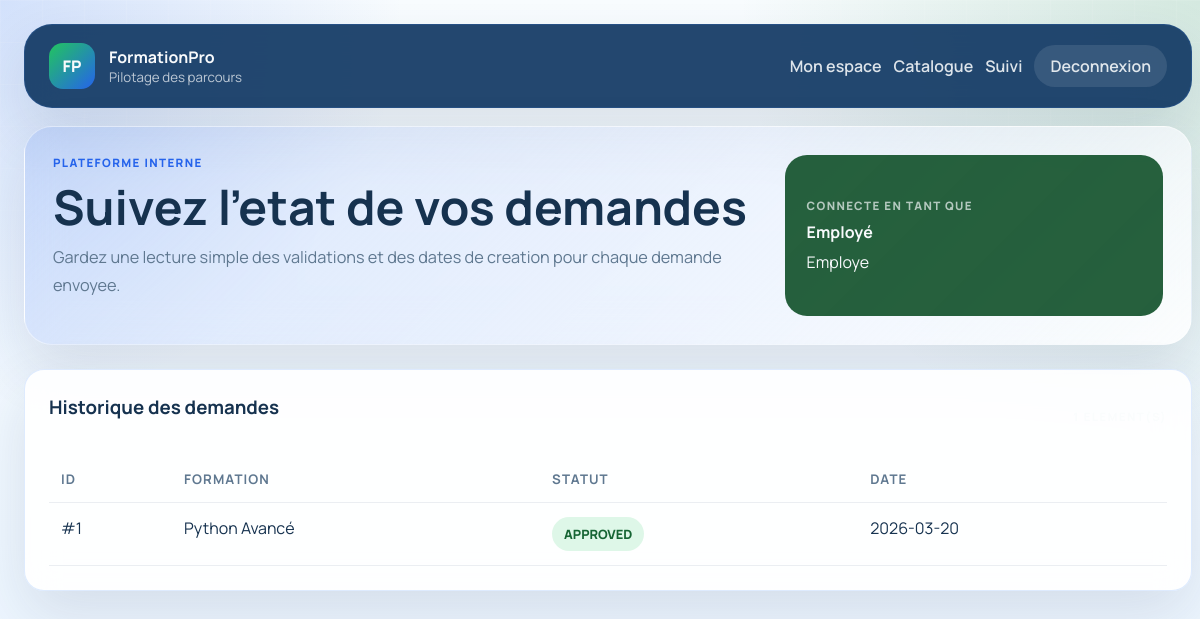
Page /employee/suivi (signed in) on the earlier database version.
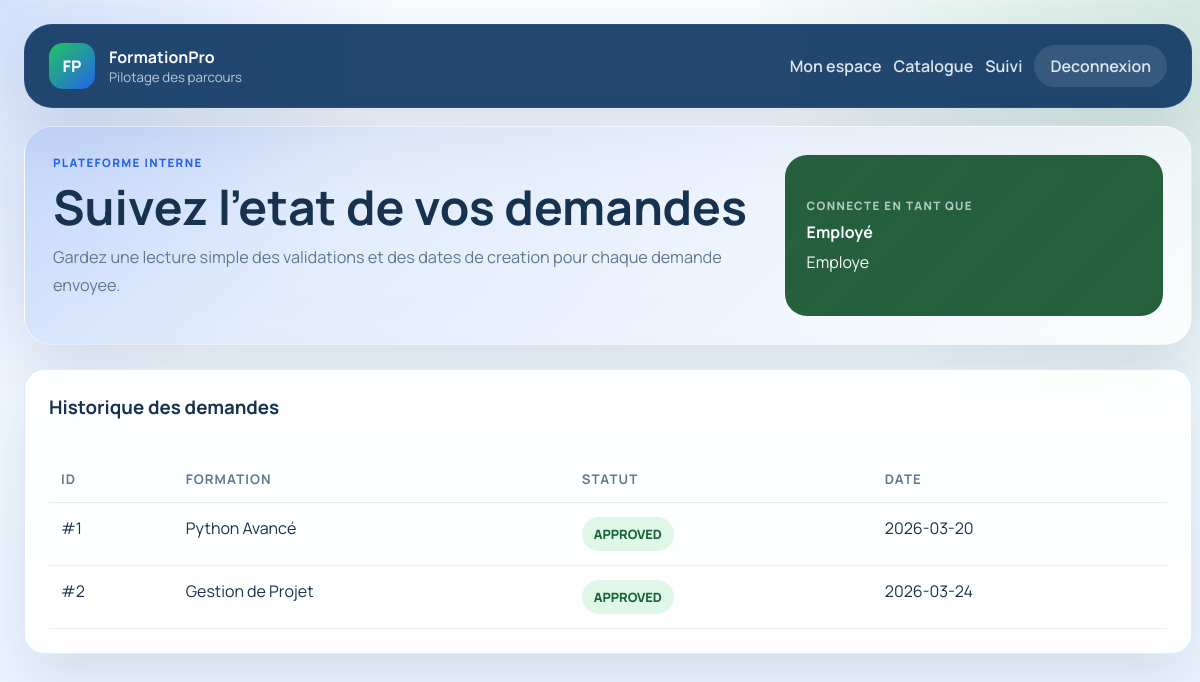
Same page on the later database version.
### app/models/request.py (models this page shows)
class TrainingRequest(db.Model):
    __tablename__ = "training_requests"
    id = db.Column(db.Integer, primary_key=True)
    employee_id = db.Column(db.Integer, db.ForeignKey("users.id"), nullable=False)
    training_id = db.Column(db.Integer, db.ForeignKey("trainings.id"), nullable=True)
    statut = db.Column(db.String(20), nullable=False, default="PENDING")
    date_creation = db.Column(db.DateTime, default=datetime.utcnow)
    employee = db.relationship("User", back_populates="training_requests")
    training = db.relationship("Training", back_populates="requests")
    enrollment = db.relationship("Enrollment", back_populates="request", uselist=False, cascade="all, delete-orphan")

### app/models/training.py (models this page shows)
class Training(db.Model):
    __tablename__ = "trainings"
    id = db.Column(db.Integer, primary_key=True)
    titre = db.Column(db.String(200), nullable=False)
    description = db.Column(db.Text, nullable=False)
    organisme = db.Column(db.String(200), nullable=False)
    sessions = db.relationship("Session", back_populates="training", cascade="all, delete-orphan")
    feedbacks = db.relationship("Feedback", back_populates="training", cascade="all, delete-orphan")
    invoices = db.relationship("Invoice", back_populates="training", cascade="all, delete-orphan")
    requests = db.relationship("TrainingRequest", back_populates="training")

### app/routes/employee.py (the view)
@employee_bp.route("/suivi")
@login_required
@role_required("EMPLOYEE")
def suivi():
    requests = TrainingRequest.query.filter_by(employee_id=current_user.id).all()
    return render_template("suivi.html", requests=requests)

### app/models/user.py (called while the page is built)
@login_manager.user_loader
def load_user(user_id):
    return User.query.get(int(user_id))

### app/utils/security.py (called while the page is built)
def role_required(role):
    def decorator(fn):
        @wraps(fn)
        def wrapper(*args, **kwargs):
            if not current_user.is_authenticated or current_user.role != role:
                abort(403)
            return fn(*args, **kwargs)
        return wrapper
    return decorator

### app/templates/suivi.html (shortened to what this page needs)
{% extends 'base.html' %}
{% block hero_title %}Suivez l'etat de vos demandes{% endblock %}
{% block hero_copy %}Gardez une lecture simple des validations et des dates de creation pour chaque demande envoyee.{% endblock %}
{% block content %}
<section class="panel reveal-on-load">
    <div class="panel-head">
        <h3>Historique des demandes</h3>
        <span class="panel-kicker">{{ requests|length }} element(s)</span>
    </div>
    <div class="table-wrap">
        <table>
            <tr><th>ID</th><th>Formation</th><th>Statut</th><th>Date</th></tr>
            {% for req in requests %}
            <tr>
                <td>#{{ req.id }}</td>
                <td>{{ req.training.titre if req.training else 'A definir' }}</td>
                <td><span class="badge badge-{{ req.statut|lower }}">{{ req.statut }}</span></td>
                <td>{{ req.date_creation.strftime('%Y-%m-%d') }}</td>
            </tr>
            {% else %}
            <tr>
                <td colspan="4" class="empty-state">Aucune demande n'a ete creee.</td>
            </tr>
            {% endfor %}
        </table>
    </div>
</section>
{% endblock %}

Differences in the rows shown:
added TrainingRequest: id "2", training "Gestion de Projet", statut "APPROVED", date_creation "2026-03-24"
